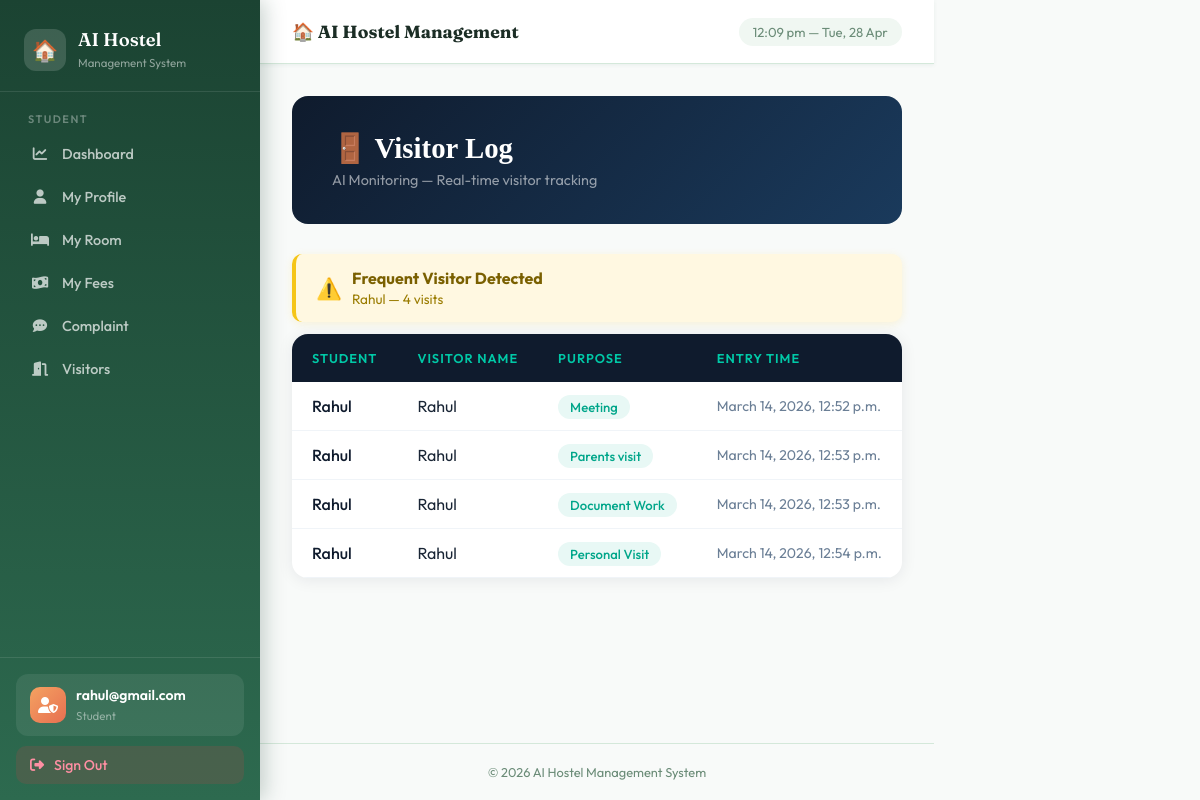
Page /visitors/ (signed in) on the committed database.
### hostel_app/models.py (models this page shows, shortened)
class Visitor(models.Model):
    student = models.ForeignKey(Student, on_delete=models.CASCADE)
    visitor_name = models.CharField(max_length=100)
    purpose = models.CharField(max_length=200, default="Visit")
    entry_time = models.DateTimeField(auto_now_add=True)

class Student(models.Model):
    user = models.OneToOneField(User, on_delete=models.CASCADE, null=True, blank=True)
    name = models.CharField(max_length=100)
    email = models.EmailField(unique=True)
    phone = models.CharField(max_length=15)
    course = models.CharField(max_length=100)
    room_number = models.IntegerField(null=True, blank=True)

### hostel_app/views.py (the view, shortened to what this page needs)
# urls.py: path('visitors/', views.visitor, name='visitors'),
@login_required(login_url='login')
def visitor(request):
    visitors = Visitor.objects.all()
    frequent_visitors = Visitor.objects.values('visitor_name') \
        .annotate(count=Count('visitor_name')) \
        .filter(count__gt=3)
    return render(request, 'hostel_app/visitor.html', {
        'visitors': visitors,
        'frequent_visitors': frequent_visitors
    })

### hostel_app/templates/hostel_app/visitor.html (shortened to what this page needs)
{% extends 'hostel_app/base.html' %}
{% block content %}
<div style="
    background: linear-gradient(135deg, #0f1b2d 0%, #1a3a5c 100%);
    border-radius: 16px;
    padding: 35px 40px;
    margin-bottom: 30px;
    display: flex;
    align-items: center;
    justify-content: space-between;
">
    <div>
        <h2 style="font-family:'Playfair Display',serif; color:white; font-size:1.8rem; margin-bottom:6px;">🚪 Visitor Log</h2>
        <p style="color:rgba(255,255,255,0.55); font-size:0.9rem;">AI Monitoring — Real-time visitor tracking</p>
    </div>
</div>
{% for f in frequent_visitors %}
<div style="
    background: #fff8e1;
    border-left: 4px solid #f5c518;
    border-radius: 10px;
    padding: 14px 20px;
    margin-bottom: 12px;
    display: flex;
    align-items: center;
    gap: 10px;
    box-shadow: 0 2px 8px rgba(245,197,24,0.15);
">
    <span style="font-size:1.3rem;">⚠️</span>
    <div>
        <strong style="color:#7a6000;">Frequent Visitor Detected</strong>
        <p style="color:#9a7c00; font-size:0.85rem; margin:2px 0 0;">{{ f.visitor_name }} — {{ f.count }} visits</p>
    </div>
</div>
{% endfor %}
<div style="
    background: white;
    border-radius: 16px;
    overflow: hidden;
    box-shadow: 0 2px 16px rgba(15,27,45,0.08);
    margin-top: 10px;
">
    <table style="width:100%; border-collapse:collapse;">
        <thead>
            <tr style="background: #0f1b2d;">
                <th style="padding:16px 20px; text-align:left; color:#00c9a7; font-size:0.8rem; text-transform:uppercase; letter-spacing:1px; font-weight:600;">Student</th>
                <th style="padding:16px 20px; text-align:left; color:#00c9a7; font-size:0.8rem; text-transform:uppercase; letter-spacing:1px; font-weight:600;">Visitor Name</th>
                <th style="padding:16px 20px; text-align:left; color:#00c9a7; font-size:0.8rem; text-transform:uppercase; letter-spacing:1px; font-weight:600;">Purpose</th>
                <th style="padding:16px 20px; text-align:left; color:#00c9a7; font-size:0.8rem; text-transform:uppercase; letter-spacing:1px; font-weight:600;">Entry Time</th>
            </tr>
        </thead>
        <tbody>
            {% for v in visitors %}
            <tr style="border-bottom:1px solid #f0f4f8; transition: background 0.2s;"
                onmouseover="this.style.background='#f8fbff'"
                onmouseout="this.style.background='white'">
                <td style="padding:14px 20px; color:#0f1b2d; font-weight:500;">{{ v.student.name }}</td>
                <td style="padding:14px 20px; color:#1a2636;">{{ v.visitor_name }}</td>
                <td style="padding:14px 20px;">
                    <span style="background:#e8f8f5; color:#00a68a; padding:4px 12px; border-radius:20px; font-size:0.82rem; font-weight:500;">
                        {{ v.purpose }}
                    </span>
                </td>
                <td style="padding:14px 20px; color:#6b7f96; font-size:0.88rem;">{{ v.entry_time }}</td>
            </tr>
            {% endfor %}
        </tbody>
    </table>
</div>
{% endblock %}

### hostel_app/templates/hostel_app/base.html (shortened to what this page needs)
<!DOCTYPE html>
<html lang="en">
<head>
<link href="https://cdnjs.cloudflare.com/ajax/libs/font-awesome/6.5.0/css/all.min.css" rel="stylesheet">
</head>
<body>
<div style="display:flex;">
<aside class="sidebar">
<div class="sidebar-brand">
<div class="logo">
<div class="logo-icon">🏠</div>
<div>
<h2>AI Hostel</h2>
<span>Management System</span>
</div>
</div>
</div>
<nav class="sidebar-nav">
{% if request.user.is_staff %}
<div class="nav-section">
<div class="nav-section-title">Main</div>
<a href="/"><i class="fas fa-house"></i> Home</a>
<a href="/dashboard/"><i class="fas fa-chart-line"></i> Dashboard</a>
</div>
<div class="nav-section">
<div class="nav-section-title">Management</div>
<a href="/add-student/"><i class="fas fa-user-plus"></i> Add Student</a>
<a href="/students/"><i class="fas fa-users"></i> Students</a>
<a href="/rooms/"><i class="fas fa-bed"></i> Rooms</a>
<a href="/fees/"><i class="fas fa-money-bill-wave"></i> Fees</a>
</div>
<div class="nav-section">
<div class="nav-section-title">Support</div>
<a href="/complaint/"><i class="fas fa-comment-dots"></i> Complaints</a>
<a href="/visitor/"><i class="fas fa-door-open"></i> Visitors</a>
</div>
{% else %}
<div class="nav-section">
<div class="nav-section-title">Student</div>
<a href="{% url 'student_dashboard' %}">
<i class="fas fa-chart-line"></i> Dashboard
</a>
<a href="{% url 'student_profile' %}">
<i class="fas fa-user"></i> My Profile
</a>
<a href="{% url 'my_room' %}">
<i class="fas fa-bed"></i> My Room
</a>
<a href="{% url 'my_fees' %}">
<i class="fas fa-money-bill-wave"></i> My Fees
</a>
<a href="{% url 'student_complaint' %}">
<i class="fas fa-comment-dots"></i> Complaint
</a>
<a href="{% url 'visitor_request' %}">
<i class="fas fa-door-open"></i> Visitors
</a>
</div>
{% endif %}
</nav>
<div class="sidebar-bottom">
<div class="admin-badge">
<div class="admin-avatar">
<i class="fas fa-user-shield"></i>
</div>
<div class="admin-info">
<h4>{{ request.user.username|default:"User" }}</h4>
<span>
{% if request.user.is_staff %}
Administrator
{% else %}
Student
{% endif %}
</span>
</div>
</div>
<a href="{% url 'logout' %}" class="logout-btn">
<i class="fas fa-sign-out-alt"></i>
Sign Out
</a>
</div>
</aside>
<div class="main-content">
<div class="topbar">
<h3>🏠 AI Hostel Management</h3>
<div class="topbar-time" id="topbar-time"></div>
</div>
<div class="page-content">
{% block content %}{% endblock %}
</div>
<div class="footer">
© 2026 AI Hostel Management System
</div>
</div>
</div>
</body>
</html>

### hostel_app/templates/hostel_app/base.html (style rules this page uses)
:root { --primary:#2d6a4f; --primary-light:#52b788; --primary-pale:#d8f3dc; --accent:#f4a261; --accent-dark:#e76f51; --bg:#f8faf9; --surface:#ffffff; --surface2:#f0f7f2; --text:#1b2d25; --text-muted:#6b8c78; --border:#d4e8da; --danger:#e63946; --shadow-sm:0 1px 4px rgba(45,106,79,0.08); --radius:14px; --radius-sm:8px; }
* { margin:0;padding:0;box-sizing:border-box; }
body { font-family:'Outfit',sans-serif; background:var(--bg); min-height:100vh; color:var(--text); }
.sidebar { width:260px; background:linear-gradient(180deg,#1b4332 0%,#2d6a4f 100%); min-height:100vh; position:fixed; left:0; top:0; z-index:100; display:flex; flex-direction:column; box-shadow:4px 0 20px rgba(27,67,50,0.25); }
.sidebar-brand { padding:28px 24px 20px; border-bottom:1px solid rgba(255,255,255,0.1); }
.logo { display:flex; align-items:center; gap:12px; }
.logo-icon { width:42px; height:42px; background:rgba(255,255,255,0.15); border-radius:12px; display:flex; align-items:center; justify-content:center; font-size:1.3rem; }
.sidebar-brand h2 { font-family:'Fraunces',serif; color:white; font-size:1.15rem; font-weight:600; }
.sidebar-brand span { font-size:0.72rem; color:rgba(255,255,255,0.5); }
.sidebar-nav { flex:1; padding:20px 16px; overflow-y:auto; }
.nav-section { margin-bottom:24px; }
.nav-section-title { font-size:0.68rem; text-transform:uppercase; letter-spacing:1.5px; color:rgba(255,255,255,0.35); font-weight:600; padding:0 12px; margin-bottom:8px; }
.sidebar-nav a { display:flex; align-items:center; gap:12px; padding:11px 14px; color:rgba(255,255,255,0.7); text-decoration:none; border-radius:10px; font-size:0.9rem; font-weight:500; transition:all 0.2s; margin-bottom:3px; }
.sidebar-nav a i { width:20px; text-align:center; font-size:0.9rem; }
.sidebar-bottom { padding:16px; border-top:1px solid rgba(255,255,255,0.1); }
.admin-badge { display:flex; align-items:center; gap:10px; padding:12px 14px; background:rgba(255,255,255,0.08); border-radius:12px; margin-bottom:10px; }
.admin-avatar { width:36px; height:36px; background:linear-gradient(135deg,var(--accent),var(--accent-dark)); border-radius:10px; display:flex; align-items:center; justify-content:center; color:white; font-size:1rem; }
.admin-info h4 { color:white; font-size:0.88rem; font-weight:600; }
.admin-info span { color:rgba(255,255,255,0.45); font-size:0.72rem; }
.logout-btn { display:flex; align-items:center; gap:10px; width:100%; padding:10px 14px; background:rgba(230,57,70,0.15); color:#ff8fa3; border:none; border-radius:10px; font-family:'Outfit',sans-serif; font-size:0.88rem; font-weight:500; cursor:pointer; text-decoration:none; transition:background 0.2s; }
.main-content { margin-left:260px; min-height:100vh; display:flex; flex-direction:column; }
.topbar { background:white; padding:0 32px; height:64px; display:flex; align-items:center; justify-content:space-between; border-bottom:1px solid var(--border); box-shadow:var(--shadow-sm); position:sticky; top:0; z-index:50; }
.topbar h3 { font-family:'Fraunces',serif; font-size:1.1rem; color:var(--text); }
.topbar-time { font-size:0.82rem; color:var(--text-muted); background:var(--surface2); padding:6px 14px; border-radius:20px; }
.page-content { padding:32px; flex:1; }
.footer { text-align:center; padding:20px; color:var(--text-muted); font-size:0.8rem; border-top:1px solid var(--border); }

### rows in the picture
Visitor: student.name "Rahul", visitor_name "Rahul", purpose "Meeting", entry_time "March 14, 2026, 12:52 p.m."
Visitor: student.name "Rahul", visitor_name "Rahul", purpose "Parents visit", entry_time "March 14, 2026, 12:53 p.m."
Visitor: student.name "Rahul", visitor_name "Rahul", purpose "Document Work", entry_time "March 14, 2026, 12:53 p.m."
Visitor: student.name "Rahul", visitor_name "Rahul", purpose "Personal Visit", entry_time "March 14, 2026, 12:54 p.m."

### other values in the picture
{{ request.user.username|default:"User" }} "rahul@gmail.com"
{{ f.visitor_name }} "Rahul"
{{ f.count }} "4"
